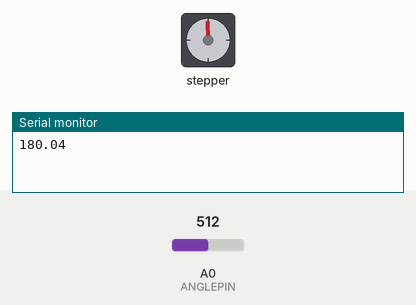
Simulated run of this sketch. Board: Arduino Zero (SAMD21). Parts: stepper motor, the last lines printed to the serial monitor. Wiring (inferred from the names in the program): stepper motor driver (200 steps per turn assumed): step D9; direction D10; enable D8. Inputs (shaded band) come from the test bench; at power-on: A0 (ANGLEPIN) = 512 (analog values on the 0–1023 scale).

Above: at 0.15 s.
At 7.2 s:
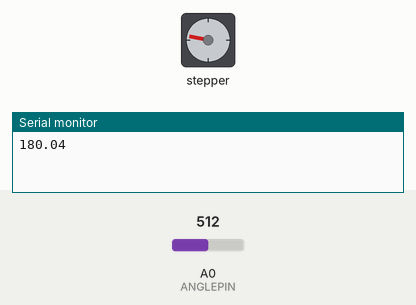
7.3 s: A0 (ANGLEPIN) set to 716
At 7.69 s:
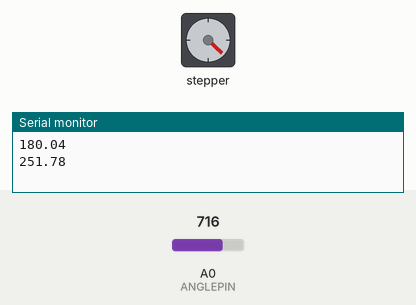
Timing chart, 0 to 16.3 s (numbered marks = the images above; inputs shaded):
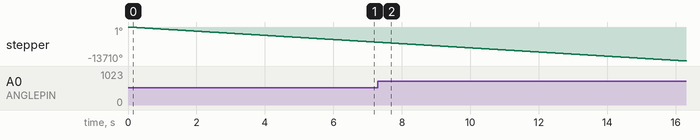

The sketch:

Slope.ino
```cpp
#define DIRPIN 10
#define STEPPIN 9
#define ENABLEPIN 8
#define ANGLEPIN A0

float previousAngle = 0.0f;

void setup() {

  // Starting serial
  Serial.begin(115200);

  // Pin definitions
  pinMode (DIRPIN, OUTPUT);
  pinMode (STEPPIN, OUTPUT);
  pinMode (ANGLEPIN, INPUT);
  pinMode (ENABLEPIN, OUTPUT);
  analogReadResolution(12);
  digitalWrite(DIRPIN, LOW);    // counterclockwise

}

float fmapf(float x, float in_min, float in_max, float out_min, float out_max){
  return (x - in_min) * (out_max - out_min) / (in_max - in_min) + out_min;
}

void loop() {
  float currentAngle = fmapf(analogRead(ANGLEPIN), 0.0f, 4095.0f, 0.0f, 360.0f);
  //Serial.println(currentAngle - previousAngle);
  if (abs(currentAngle - previousAngle) > 10) {
    Serial.println(currentAngle);
    previousAngle = currentAngle;
  }
  digitalWrite(STEPPIN, HIGH);
  delayMicroseconds(1000);
  digitalWrite(STEPPIN, LOW);
  delayMicroseconds(1000);
}
```
